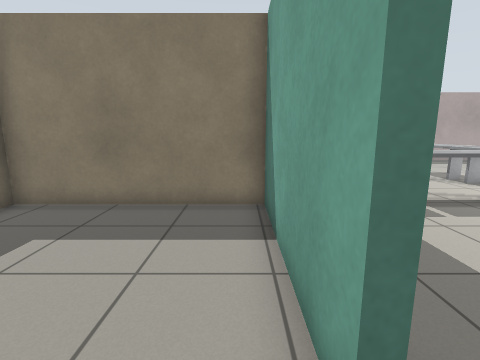
View 1 (above)

18 first-person views from a walk through a world built for the Gazebo simulator. The camera is 1 m above the floor, tilts 10° down and sees 85° across. The floor is counted in squares, 0.5 m on a side. Each view is taken from the middle of a square. On the plan, view 1 faces up. The plan holds only what a view shows up to about 16 squares ahead; the rest is blank.

View 2
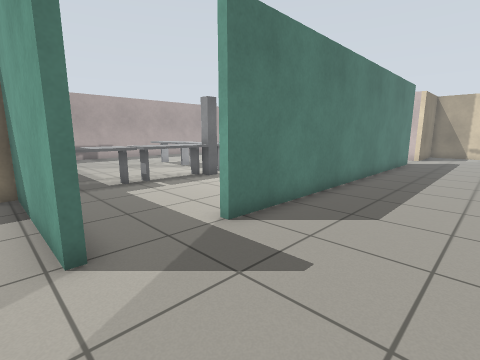

View 3
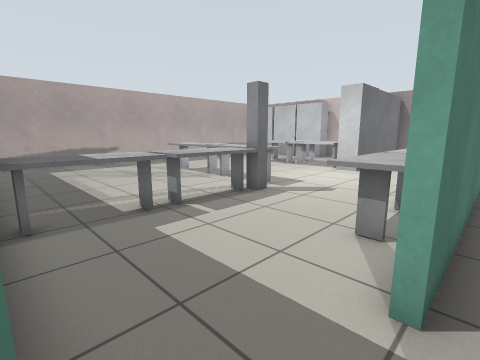

View 4
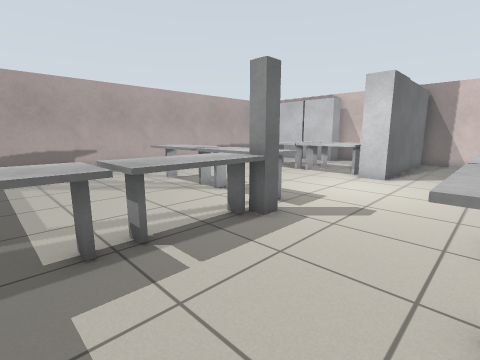

View 5
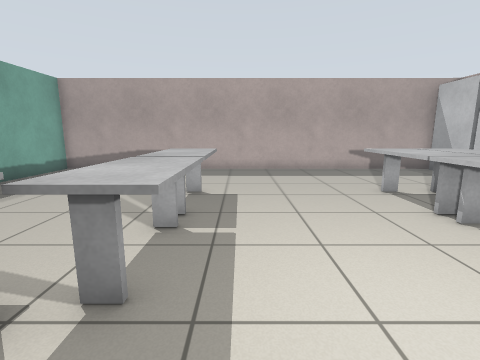

View 6
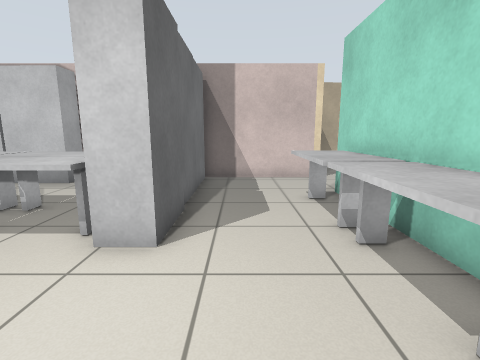

View 7
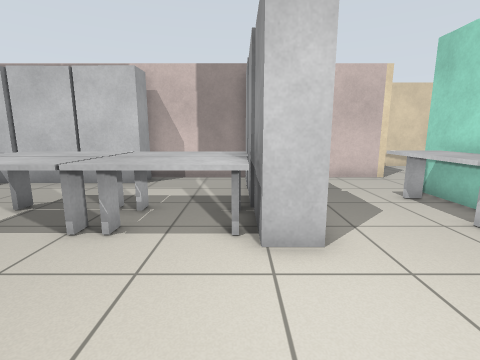

View 8
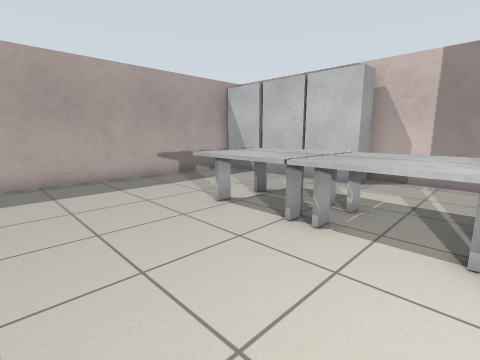

View 9
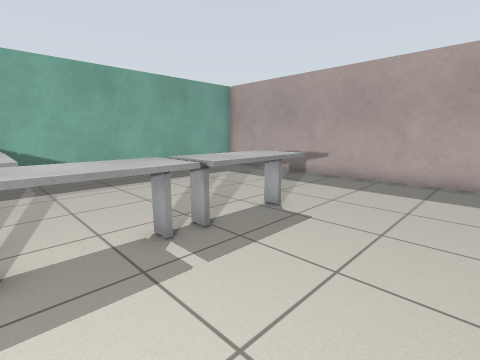

View 10
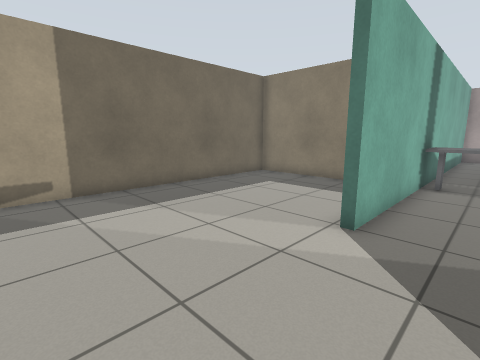

View 11
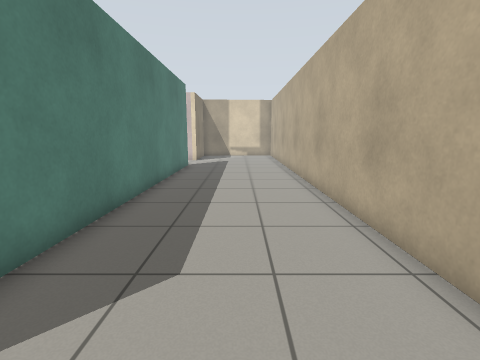

View 12
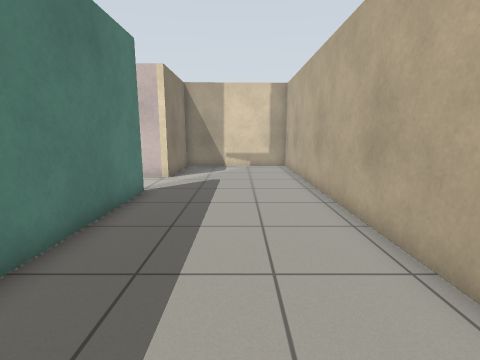

View 13
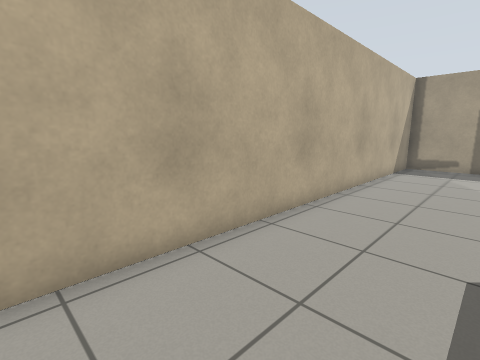

View 14
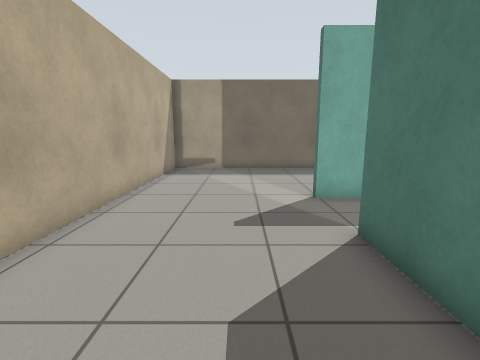

View 15
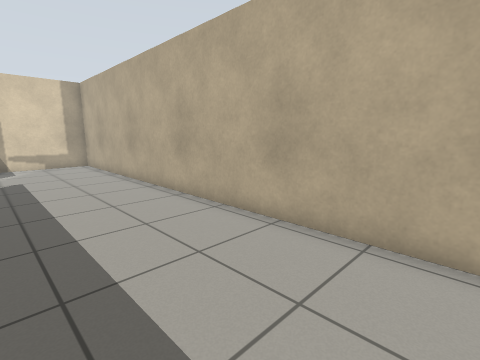

View 16
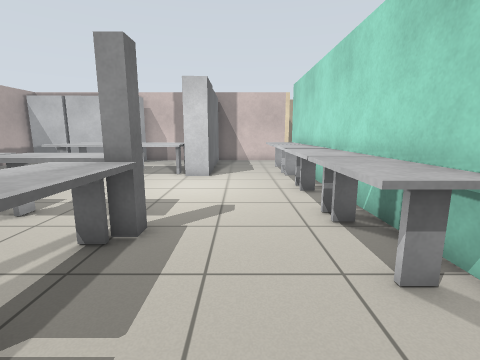

View 17
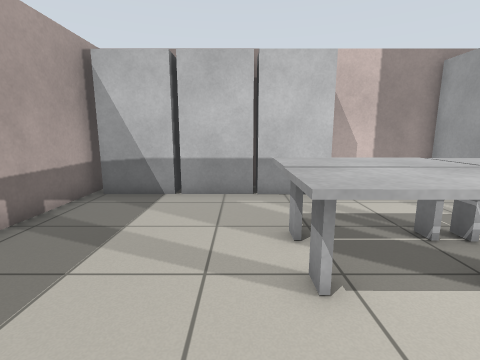

View 18
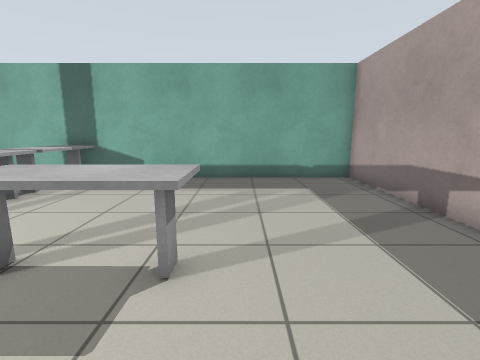

### Floor plan
Points are (right, up) in squares from view 1. A wall is a line through its corners. A room is listed if a view was taken in it or the views show most of it. See-through windows are left out.
Room 1 (views 1, 2, 3, 4, 5, 6, 7, 8, 9, 10, 11, 12, 13, 14, 15, 16, 17, 18)
walls: (6.8, 1.4) (4, 1.4) (4, 1.8); (20, 1.4) (18.1, 1.4); (22.5, 20) (1, 20.1) (1, 1.4) (0.7, 1.4) (0.7, 7.3) (-6.5, 7.3) (-6.5, -4.9) (27.4, -4.9) (27.2, 1.4) (23, 1.4) (23, 12.3)
objects: table (2, 7) to (4, 8); table (5, 7) to (8, 8); table (6, 2) to (9, 3); pole (8, 7); table (9, 8) to (10, 10); table (9, 11) to (10, 14); table (10, 2) to (12, 3); table (13, 2) to (16, 3); wardrobe (16, 7) to (17, 8); table (16, 9) to (17, 10); table (16, 11) to (17, 14); table (17, 2) to (19, 3); wardrobe (18, 7) to (20, 8); table (18, 9) to (18, 10); table (18, 11) to (18, 14); wardrobe (21, 7) to (22, 7); wardrobe (22, 12) to (22, 14); wardrobe (22, 15) to (22, 16); wardrobe (22, 17) to (22, 19)

Positions as (right, up) in squares from view 1, and headings:
1: (0, 0), facing up
2: (0, -3), facing up-right
3: (1, 1), facing up-right
4: (3, 3), facing up-right
5: (11, 5), facing up
6: (11, 5), facing right
7: (11, 8), facing right
8: (11, 8), facing up-right
9: (14, 8), facing up-left
10: (3, -4), facing up-left
11: (3, -2), facing right
12: (11, -2), facing right
13: (11, -1), facing down-left
14: (9, -1), facing left
15: (9, 0), facing down-right
16: (3, 5), facing right
17: (13, 15), facing right
18: (13, 15), facing left
